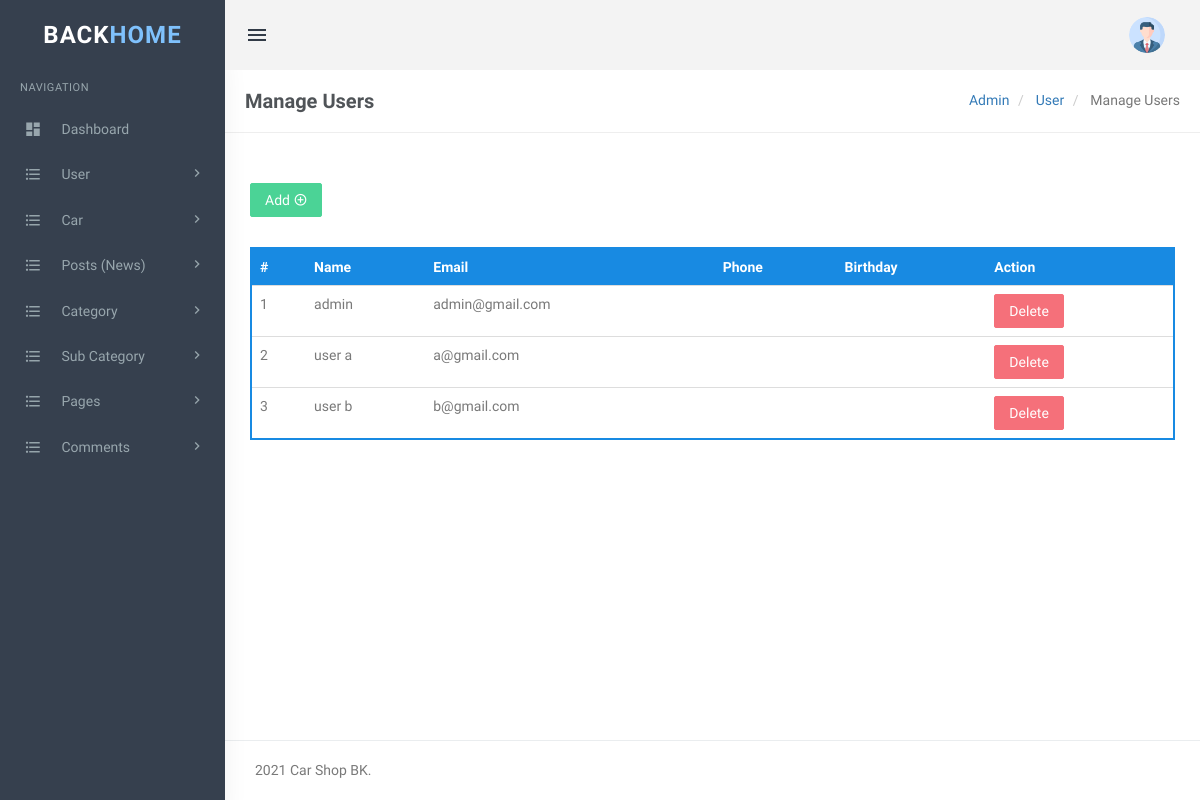
The app's page /admin/admin/manage-user.php with its own data.
### tables this page shows
CREATE TABLE `User` (
    `id` int(11) UNSIGNED NOT NULL AUTO_INCREMENT,
    `is_admin` int(1) NOT NULL DEFAULT 0,
    `name` varchar(30) NOT NULL,
    `password` varchar(32) NOT NULL,
    `email` varchar(255) NOT NULL,
    `phone` varchar(15) DEFAULT NULL,
    `birthday` date DEFAULT NULL,
    `img_path` varchar(255) DEFAULT NULL,
    PRIMARY KEY (`id`)
);

### admin/libs/database.php (called while the page is built, shortened)
<?php
function db_get_list($sql){
    global $conn;
    $data  = array();
    $result = mysqli_query($conn, $sql);
    while ($row = mysqli_fetch_assoc($result)){
        $data[] = $row;
    }
    return $data;
}
?>

### admin/admin/manage-user.php (the view, shortened to what this page needs)
<?php
include_once('../libs/database.php');
$sql = db_create_sql("SELECT * FROM user");
$users = db_get_list($sql);
?>
<!DOCTYPE html>
<html lang="en">
<head>
    <link href="assets/css/bootstrap.min.css" rel="stylesheet" type="text/css" />
    <link href="assets/css/core.css" rel="stylesheet" type="text/css" />
    <link href="assets/css/components.css" rel="stylesheet" type="text/css" />
    <link href="assets/css/icons.css" rel="stylesheet" type="text/css" />
    <link href="assets/css/pages.css" rel="stylesheet" type="text/css" />
    <link href="assets/css/menu.css" rel="stylesheet" type="text/css" />
    <link href="assets/css/responsive.css" rel="stylesheet" type="text/css" />
    <link rel="stylesheet" href="../plugins/switchery/switchery.min.css">
</head>
<body class="fixed-left">
    <div id="wrapper">
        <?php include('includes/topheader.php'); ?>
        <?php include('includes/leftsidebar.php'); ?>
        <div class="content-page">
            <div class="content">
                <div class="container">
                    <div class="row">
                        <div class="col-xs-12">
                            <div class="page-title-box">
                                <h4 class="page-title">Manage Users</h4>
                                <ol class="breadcrumb p-0 m-0">
                                    <li>
                                        <a href="#">Admin</a>
                                    </li>
                                    <li>
                                        <a href="#">User </a>
                                    </li>
                                    <li class="active">
                                        Manage Users
                                    </li>
                                </ol>
                                <div class="clearfix"></div>
                            </div>
                        </div>
                    </div>
                    <div class="row">
                        <div class="row">
                            <div class="col-md-12">
                                <div class="demo-box m-t-20">
                                    <div class="m-b-30">
                                        <a href="add-category.php">
                                            <button id="addToTable" class="btn btn-success waves-effect waves-light">Add <i class="mdi mdi-plus-circle-outline"></i></button>
                                        </a>
                                    </div>
                                    <div class="table-responsive">
                                        <table class="table m-0 table-colored-bordered table-bordered-primary">
                                            <thead>
                                                <tr>
                                                    <th>#</th>
                                                    <th> Name</th>
                                                    <th>Email</th>
                                                    <th>Phone</th>
                                                    <th>Birthday</th>
                                                    <th>Action</th>
                                                </tr>
                                            </thead>
                                            <tbody>
                                            <?php foreach ($users as $item) { ?>
                                            <tr>
                                                <td><?php echo $item['id']; ?></td>
                                                <td><?php echo $item['name']; ?></td>
                                                <td><?php echo $item['email']; ?></td>
                                                <td><?php echo $item['phone']; ?></td>
                                                <td><?php echo $item['birthday']; ?></td>
                                                <td>
                                                    <form method="POST" class="form-delete" action="">
                                                        <button class="btn btn-danger">Delete</button>
                                                    </form>
                                                </td>
                                            </tr>
                                        <?php } ?>
                                            </tbody>
                                        </table>
                                    </div>
                                </div>
                            </div>
                        </div>
                    </div>
                </div>
                <?php include('includes/footer.php'); ?>
            </div>
        </div>
</body>
</html>

### admin/admin/assets/css/core.css (style rules this page uses)
body { font-family: 'Varela Round', sans-serif; margin: 0; padding-bottom: 60px; overflow-x: hidden; color: #797979; }
html { position: relative; min-height: 100%; }
.h1, .h2, .h3, .h4, .h5, .h6, h1, h2, h3, h4, h5, h6 { color: #505458; font-family: 'Hind Madurai', sans-serif; margin: 10px 0; }
* { outline: none !important; }
.container { width: auto; }
#wrapper { height: 100%; overflow: hidden; width: 100%; }
.p-0 { padding: 0 !important; }
.m-0 { margin: 0 !important; }
.m-t-20 { margin-top: 20px !important; }
.m-b-30 { margin-bottom: 30px !important; }
.row { margin-right: -10px; margin-left: -10px; }
.col-lg-1, .col-lg-10, .col-lg-11, .col-lg-12, .col-lg-2, .col-lg-3, .col-lg-4, .col-lg-5, .col-lg-6, .col-lg-7, .col-lg-8, .col-lg-9, .col-md-1, .col-md-10, .col-md-11, .col-md-12, .col-md-2, .col-md-3, .col-md-4, .col-md-5, .col-md-6, .col-md-7, .col-md-8, .col-md-9, .col-sm-1, .col-sm-10, .col-sm-11, .col-sm-12, .col-sm-2, .col-sm-3, .col-sm-4, .col-sm-5, .col-sm-6, .col-sm-7, .col-sm-8, .col-sm-9, .col-xs-1, .col-xs-10, .col-xs-11, .col-xs-12, .col-xs-2, .col-xs-3, .col-xs-4, .col-xs-5, .col-xs-6, .col-xs-7, .col-xs-8, .col-xs-9 { padding-left: 10px; padding-right: 10px; }
.breadcrumb { background-color: transparent; margin-bottom: 15px; padding-top: 10px; padding-left: 0; }
.waves-effect { position: relative; cursor: pointer; display: inline-block; overflow: hidden; -webkit-user-select: none; -moz-user-select: none; -ms-user-select: none; user-select: none; -webkit-tap-highlight-color: transparent; vertical-align: middle; z-index: 1; will-change: opacity, transform; -webkit-transition: all 0.3s ease-out; -moz-transition: all 0.3s ease-out; -o-transition: all 0.3s ease-out; -ms-transition: all 0.3s ease-out; transition: all 0.3s ease-out; }
.demo-box { padding: 10px 15px; }

### admin/admin/assets/css/menu.css (style rules this page uses)
.content-page { margin-left: 225px; overflow: hidden; }
.content-page .content { padding: 0 5px 10px 5px; margin-top: 70px; }
.page-title { font-size: 20px; margin-bottom: 0; margin-top: 0; font-weight: 600; }
.page-title-box { padding: 20px; border-bottom: 1px solid #eee; margin: 0 -20px 20px -20px; }
.page-title-box .page-title { margin-bottom: 0; float: left; }
.page-title-box .breadcrumb { float: right; background-color: transparent !important; }

### records on screen
user: id "1", name "admin", email "admin@gmail.com"
user: id "2", name "user a", email "a@gmail.com"
user: id "3", name "user b", email "b@gmail.com"
